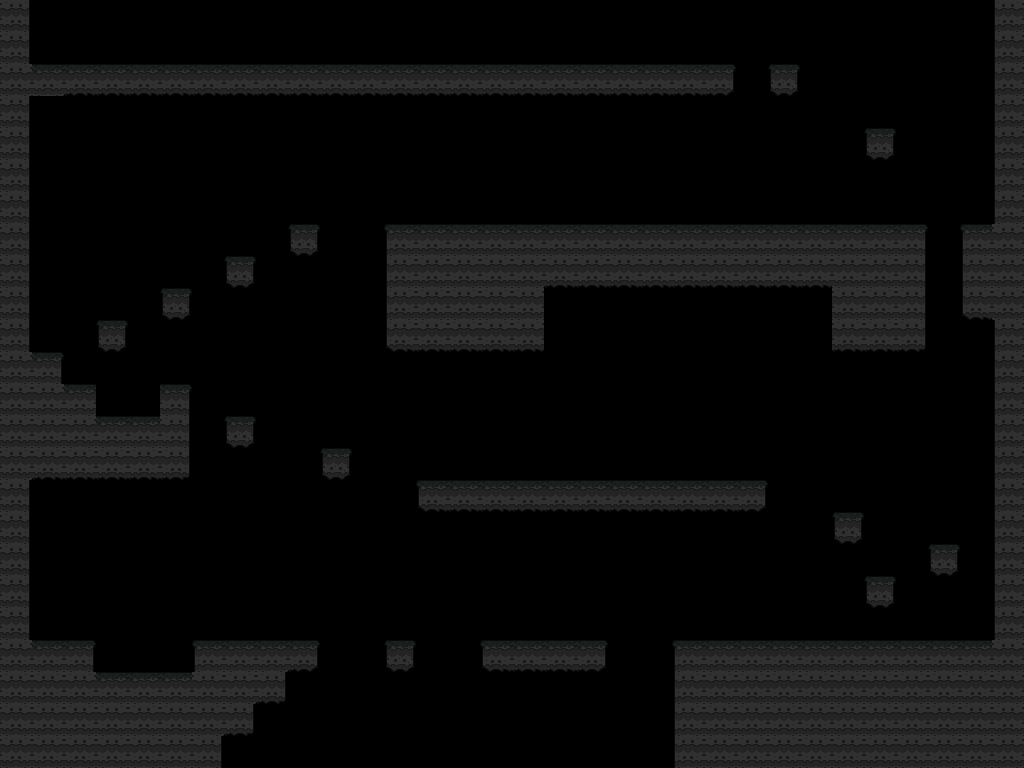

A 2D game scene composited from a Tiled map and its tileset images. What follows is a short description and the map's XML, with every tile layer's data as written:
An orthogonal 32x24 tile map with 32x32 px tiles, 1 tile layer (layers_suelo) and 1 object (player).

<map version="1.10" tiledversion="1.11.2" orientation="orthogonal" renderorder="right-down" width="32" height="24" tilewidth="32" tileheight="32" infinite="0" nextlayerid="6" nextobjectid="2">
 <tileset firstgid="1" source="suelos.tsx" />
 <layer id="1" name="layers_suelo" width="32" height="24">
  <data encoding="csv">
7,0,0,0,0,0,0,0,0,0,0,0,0,0,0,0,0,0,0,0,0,0,0,0,0,0,0,0,0,0,0,5,
7,0,0,0,0,0,0,0,0,0,0,0,0,0,0,0,0,0,0,0,0,0,0,0,0,0,0,0,0,0,0,5,
6,2,14,14,14,14,14,14,14,14,14,14,14,14,14,14,14,14,14,14,14,14,15,0,16,0,0,0,0,0,0,5,
7,0,0,0,0,0,0,0,0,0,0,0,0,0,0,0,0,0,0,0,0,0,0,0,0,0,0,0,0,0,0,5,
7,0,0,0,0,0,0,0,0,0,0,0,0,0,0,0,0,0,0,0,0,0,0,0,0,0,0,16,0,0,0,5,
7,0,0,0,0,0,0,0,0,0,0,0,0,0,0,0,0,0,0,0,0,0,0,0,0,0,0,0,0,0,0,5,
7,0,0,0,0,0,0,0,0,0,0,0,0,0,0,0,0,0,0,0,0,0,0,0,0,0,0,0,0,0,0,5,
7,0,0,0,0,0,0,0,0,16,0,0,1,2,2,2,2,2,2,2,2,2,2,2,2,2,2,2,3,0,1,6,
7,0,0,0,0,0,0,16,0,0,0,0,5,6,6,6,6,10,10,10,10,10,10,10,10,10,6,6,7,0,5,6,
7,0,0,0,0,16,0,0,0,0,0,0,5,6,6,6,6,0,0,0,0,0,0,0,0,0,6,6,7,0,9,6,
7,0,0,16,0,0,0,0,0,0,0,0,9,10,10,10,10,0,0,0,0,0,0,0,0,0,10,10,11,0,0,5,
6,3,0,0,0,0,0,0,0,0,0,0,0,0,0,0,0,0,0,0,0,0,0,0,0,0,0,0,0,0,0,5,
6,6,2,0,0,3,0,0,0,0,0,0,0,0,0,0,0,0,0,0,0,0,0,0,0,0,0,0,0,0,0,5,
6,6,6,2,2,7,0,16,0,0,0,0,0,0,0,0,0,0,0,0,0,0,0,0,0,0,0,0,0,0,0,5,
6,10,10,10,10,11,0,0,0,0,16,0,0,0,0,0,0,0,0,0,0,0,0,0,0,0,0,0,0,0,0,5,
7,0,0,0,0,0,0,0,0,0,0,0,0,13,14,14,14,14,14,14,14,14,14,15,0,0,0,0,0,0,0,5,
7,0,0,0,0,0,0,0,0,0,0,0,0,0,0,0,0,0,0,0,0,0,0,0,0,0,16,0,0,0,0,5,
7,0,0,0,0,0,0,0,0,0,0,0,0,0,0,0,0,0,0,0,0,0,0,0,0,0,0,0,0,16,0,5,
7,0,0,0,0,0,0,0,0,0,0,0,0,0,0,0,0,0,0,0,0,0,0,0,0,0,0,16,0,0,0,5,
7,0,0,0,0,0,0,0,0,0,0,0,0,0,0,0,0,0,0,0,0,0,0,0,0,0,0,0,0,0,0,5,
6,2,3,0,0,0,1,2,2,15,0,0,16,0,0,13,14,14,15,0,0,1,2,2,2,2,2,2,2,2,2,6,
6,6,6,2,2,2,6,6,11,0,0,0,0,0,0,0,0,0,0,0,0,5,6,6,6,6,6,6,6,6,6,6,
6,6,6,6,6,6,6,11,0,0,0,0,0,0,0,0,0,0,0,0,0,5,6,6,6,6,6,6,6,6,6,6,
6,6,6,6,6,6,7,0,0,0,0,0,0,0,0,0,0,0,0,0,0,5,6,6,6,6,6,6,6,6,6,6
</data>
 </layer>
 <objectgroup id="2" name="spawn">
  <object id="1" name="player" x="81.9091" y="543">
   <point />
  </object>
 </objectgroup>
</map>
